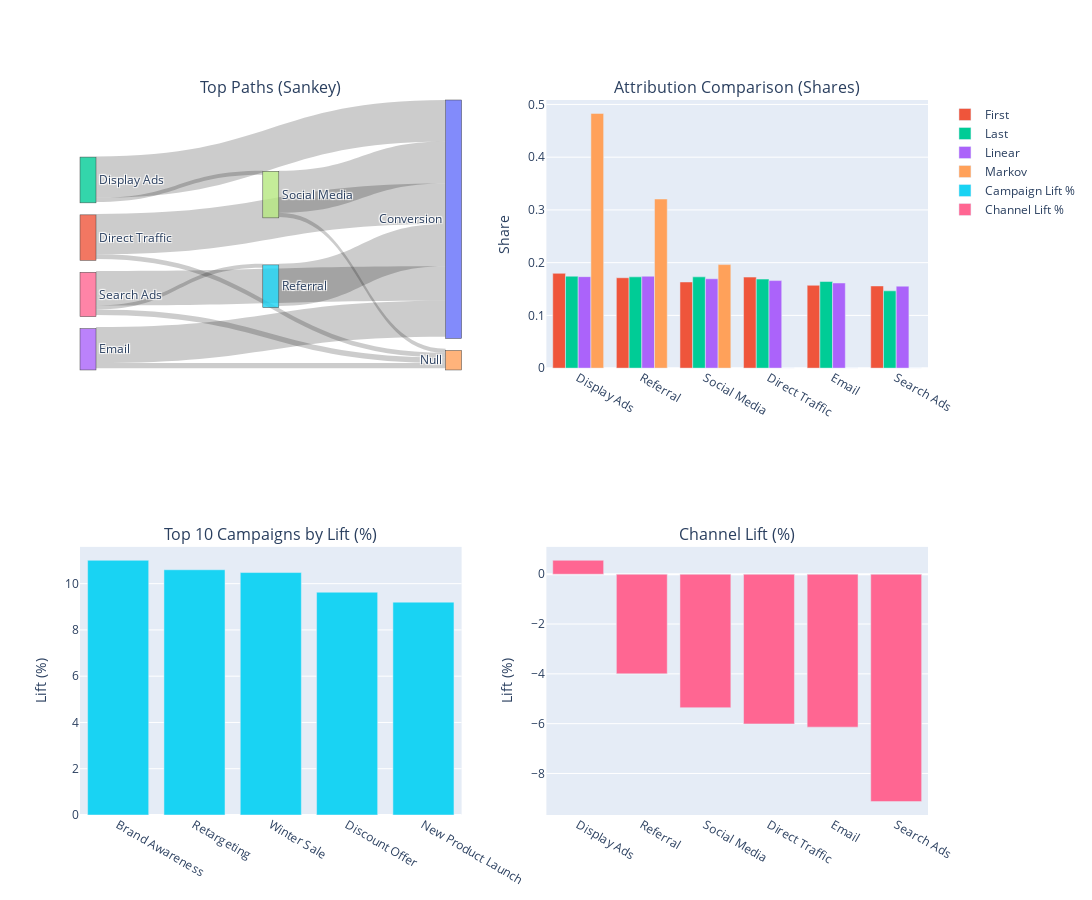

Notebook source saved alongside this figure:
### Code cell
fig.update_layout(barmode="group", height=900, width=1300, showlegend=True)
fig.update_yaxes(title_text="Share", row=1, col=2)
fig.update_yaxes(title_text="Lift (%)", row=2, col=1)
fig.update_yaxes(title_text="Lift (%)", row=2, col=2)

### Figure 1 — Plotly figure (JSON) as saved in the notebook; plotly's stock layout.template omitted (floating-point values rounded to 4 significant figures)
{"data": [{"domain": {"x": [0, 0.45], "y": [0.625, 1]}, "link": {"source": [2, 1, 5, 7, 3, 6, 6, 3, 1, 6, 7, 2], "target": [0, 0, 0, 0, 0, 0, 4, 4, 4, 5, 4, 7], "value": [254, 248, 260, 259, 221, 211, 34, 31, 29, 25, 25, 25]}, "node": {"label": ["Conversion", "Direct Traffic", "Display Ads", "Email", "Null", "Referral", "Search Ads", "Social Media"], "pad": 12, "thickness": 16}, "type": "sankey"}, {"name": "First", "type": "bar", "x": ["Display Ads", "Referral", "Social Media", "Direct Traffic", "Email", "Search Ads"], "xaxis": "x", "y": [0.1798, 0.1714, 0.1634, 0.1726, 0.1571, 0.1558], "yaxis": "y"}, {"name": "Last", "type": "bar", "x": ["Display Ads", "Referral", "Social Media", "Direct Traffic", "Email", "Search Ads"], "xaxis": "x", "y": [0.1743, 0.173, 0.173, 0.1688, 0.1642, 0.1466], "yaxis": "y"}, {"name": "Linear", "type": "bar", "x": ["Display Ads", "Referral", "Social Media", "Direct Traffic", "Email", "Search Ads"], "xaxis": "x", "y": [0.1734, 0.1743, 0.1694, 0.166, 0.1614, 0.1554], "yaxis": "y"}, {"name": "Markov", "type": "bar", "x": ["Display Ads", "Referral", "Social Media", "Direct Traffic", "Email", "Search Ads"], "xaxis": "x", "y": [0.483, 0.3207, 0.1963, 0, 0, 0], "yaxis": "y"}, {"name": "Campaign Lift %", "type": "bar", "x": ["Brand Awareness", "Retargeting", "Winter Sale", "Discount Offer", "New Product Launch"], "xaxis": "x2", "y": [11.01, 10.6, 10.48, 9.63, 9.2], "yaxis": "y2"}, {"name": "Channel Lift %", "type": "bar", "x": ["Display Ads", "Referral", "Social Media", "Direct Traffic", "Email", "Search Ads"], "xaxis": "x3", "y": [0.56, -4, -5.36, -6.01, -6.14, -9.13], "yaxis": "y3"}], "layout": {"annotations": [{"font": {"size": 16}, "showarrow": false, "text": "Top Paths (Sankey)", "x": 0.225, "xanchor": "center", "xref": "paper", "y": 1, "yanchor": "bottom", "yref": "paper"}, {"font": {"size": 16}, "showarrow": false, "text": "Attribution Comparison (Shares)", "x": 0.775, "xanchor": "center", "xref": "paper", "y": 1, "yanchor": "bottom", "yref": "paper"}, {"font": {"size": 16}, "showarrow": false, "text": "Top 10 Campaigns by Lift (%)", "x": 0.225, "xanchor": "center", "xref": "paper", "y": 0.375, "yanchor": "bottom", "yref": "paper"}, {"font": {"size": 16}, "showarrow": false, "text": "Channel Lift (%)", "x": 0.775, "xanchor": "center", "xref": "paper", "y": 0.375, "yanchor": "bottom", "yref": "paper"}], "barmode": "group", "height": 900, "showlegend": true, "width": 1300, "xaxis": {"anchor": "y", "autorange": true, "domain": [0.55, 1], "range": [-0.5, 5.5], "type": "category"}, "xaxis2": {"anchor": "y2", "autorange": true, "domain": [0, 0.45], "range": [-0.5, 4.5], "type": "category"}, "xaxis3": {"anchor": "y3", "autorange": true, "domain": [0.55, 1], "range": [-0.5, 5.5], "type": "category"}, "yaxis": {"anchor": "x", "autorange": true, "domain": [0.625, 1], "range": [0, 0.5084], "title": {"text": "Share"}, "type": "linear"}, "yaxis2": {"anchor": "x2", "autorange": true, "domain": [0, 0.375], "range": [0, 11.59], "title": {"text": "Lift (%)"}, "type": "linear"}, "yaxis3": {"anchor": "x3", "autorange": true, "domain": [0, 0.375], "range": [-9.668, 1.098], "title": {"text": "Lift (%)"}, "type": "linear"}}}
